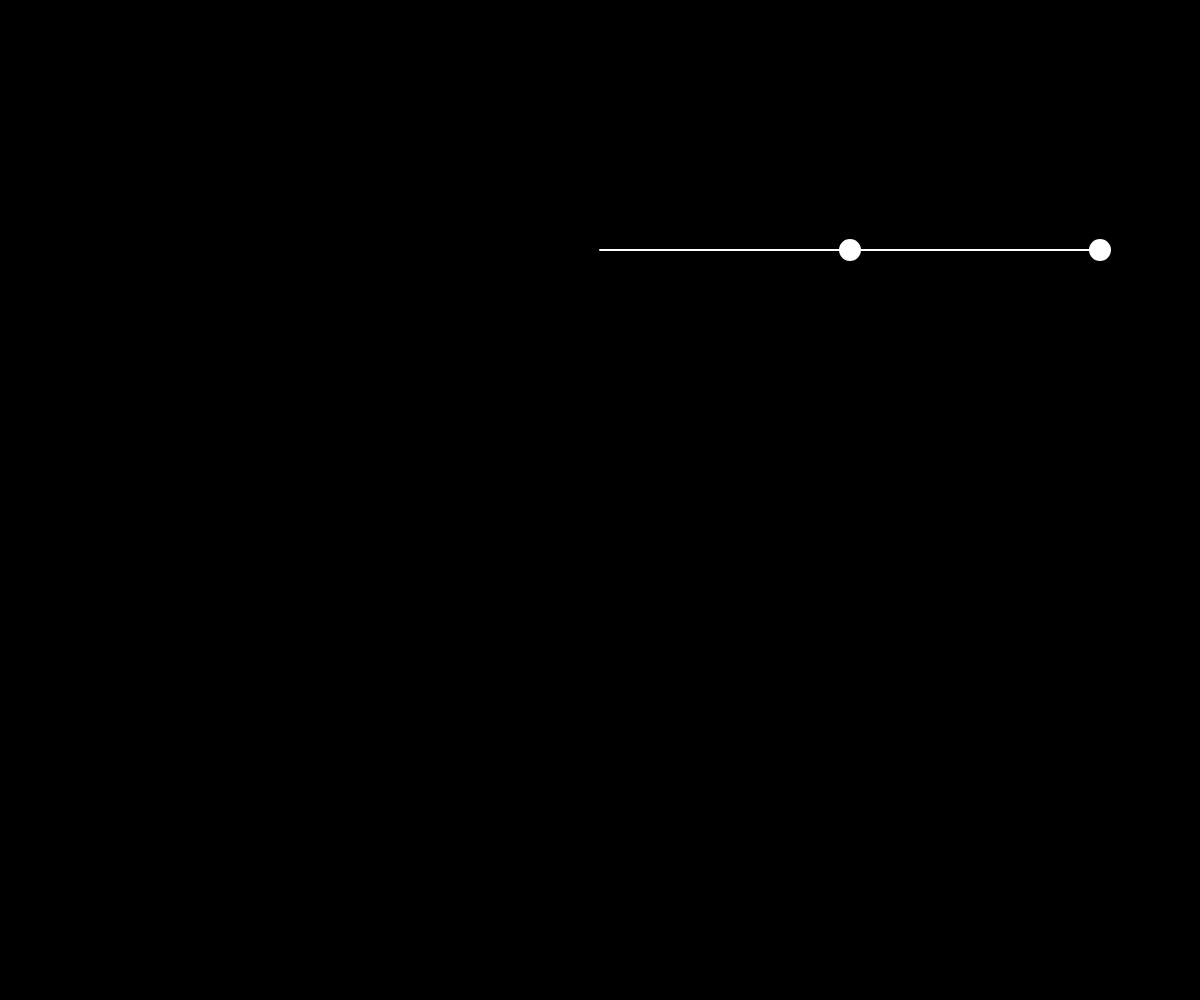
Frame 1 (no input)
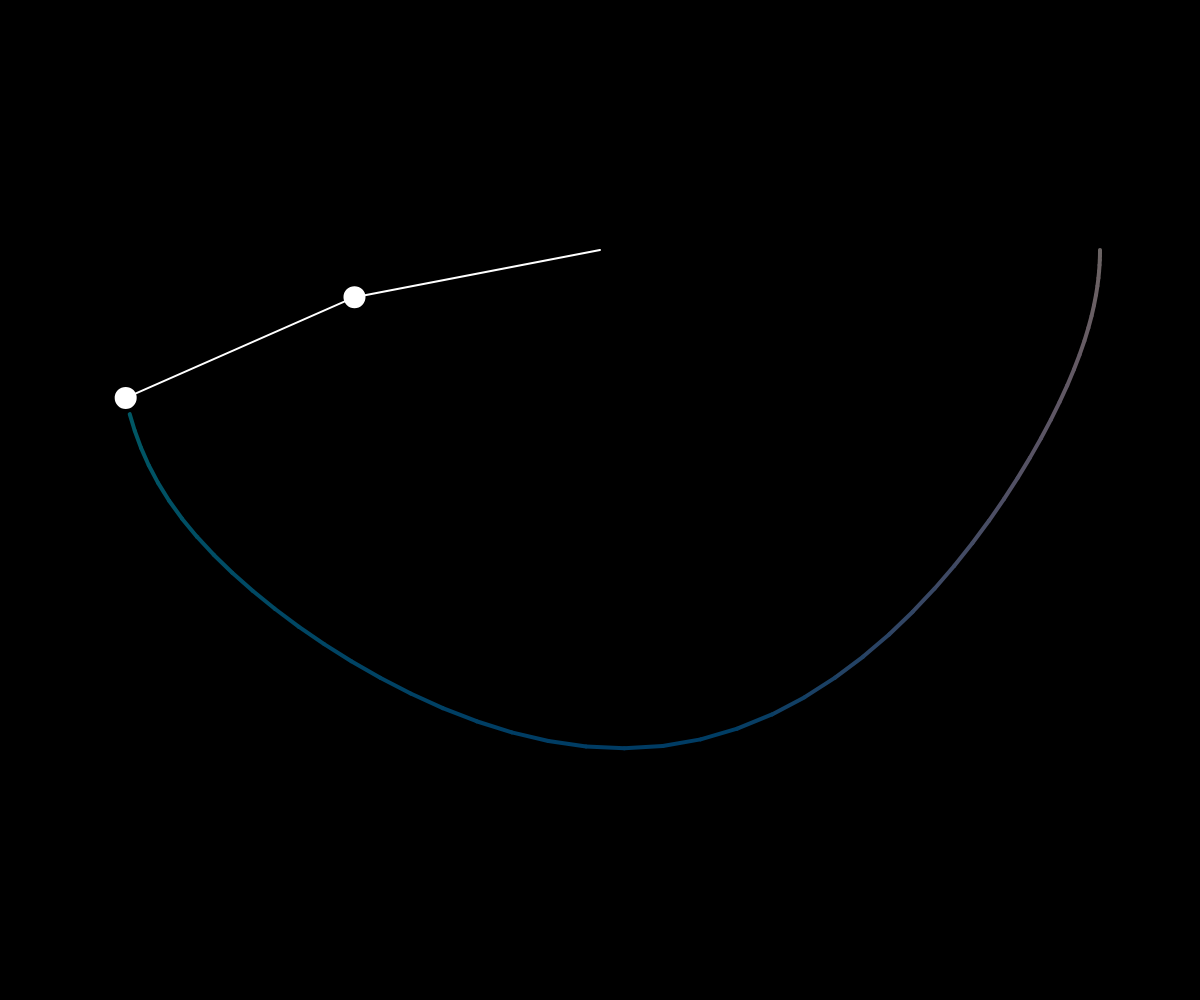
Frame 60 (no input)
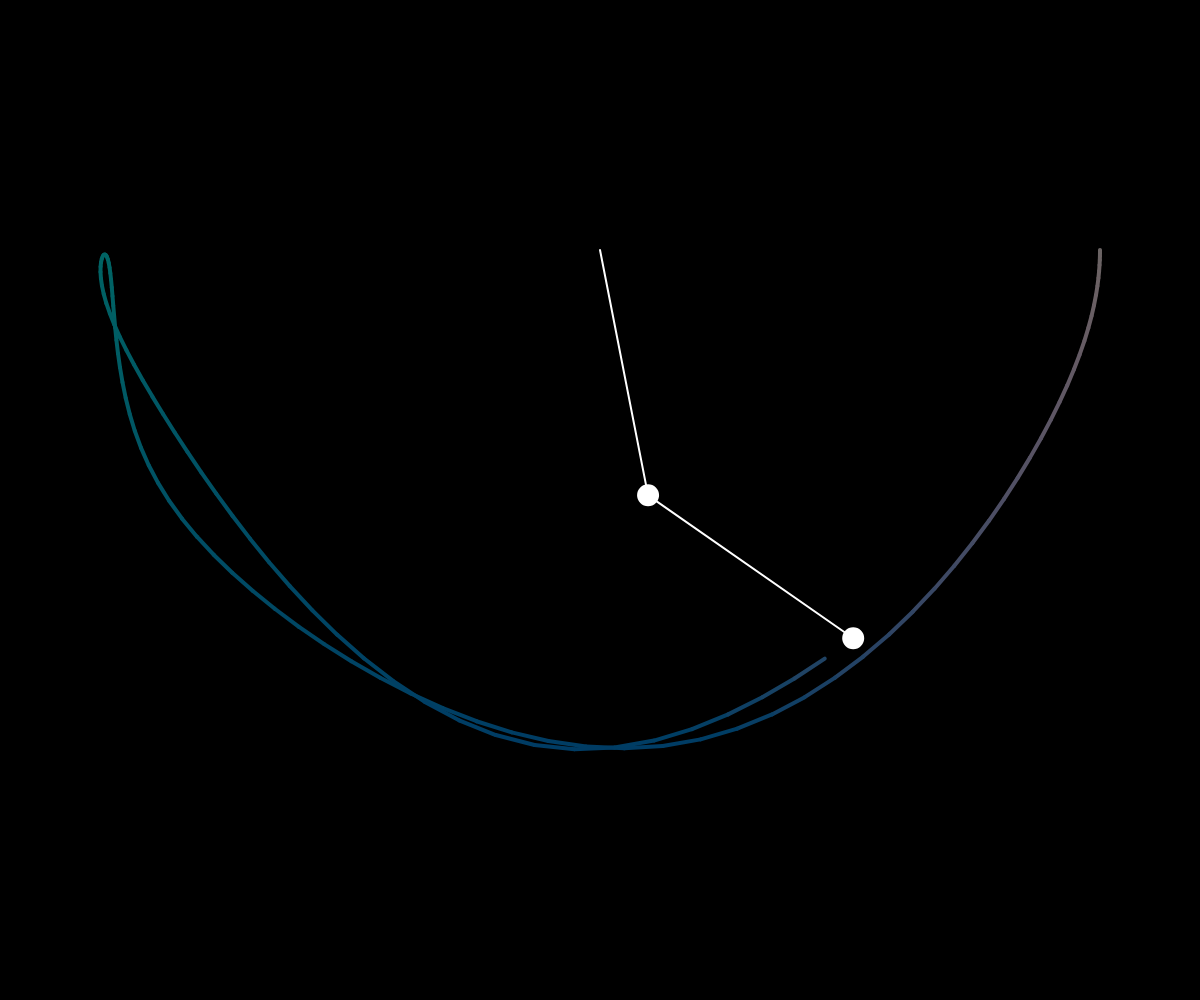
Frame 120 (the mouse pressed at the canvas centre since frame 60)

The p5.js sketch that drew these frames (run headless with seeded random() and noise() and a simulated clock; from frame 60 on, the mouse is pressed at the canvas centre):

// p5.js sketch
// ── sketch.js
let r1 = 250,
  r2 = 250,
  m1 = 20,
  m2 = 20,
  a1 = 0,
  a2 = 0,
  a1v = 0,
  a2v = 0,
  a1a = 0.001,
  a2a = -0.0001,
  cx, cy;
let g = 1;
let pg;
let px = -999,
  py = -999;
function setup() {
  createCanvas(windowWidth, windowHeight);
  pg = createGraphics(windowWidth, windowHeight);
  cx = width / 2;
  cy = height/4;
  pg.background(0);
  pg.translate(cx, cy);
  a1 = PI / 2;
  a2 = PI / 2;
}

function draw() {
  let num1 = -g * (2 * m1 + m2) * sin(a1);
  let num2 = -m2 * g * sin(a1 - 2 * a2);
  let num3 = -2 * sin(a1 - a2) * m2;
  let num4 = a2v * a2v * r2 + a1v * a1v * r1 * cos(a1 - a2);
  let den = r1 * (2 * m1 + m2 - m2 * cos(2 * a1 - 2 * a2));
  a1a = (num1 + num2 + num3 * num4) / den;
  num1 = 2 * sin(a1 - a2);
  num2 = (a1v * a1v * r1 * (m1 + m2))
  num3 = g * (m1 + m2) * cos(a1);
  num4 = a2v * a2v * r2 * m2 * cos(a1 - a2);
  den = r2 * (2 * m1 + m2 - m2 * cos(2 * a1 - 2 * a2));
  a2a = (num1 * (num2 + num3 + num4)) / den;
  //background(0);
  imageMode(CORNER);
  image(pg, 0, 0, width, height);
  stroke(255);
  strokeWeight(2);
  translate(cx, cy);
  let x1 = r1 * sin(a1);
  let y1 = r1 * cos(a1);
  let x2 = x1 + r2 * sin(a2);
  let y2 = y1 + r2 * cos(a2);
  line(0, 0, x1, y1);
  ellipse(x1, y1, m1, m1);
  line(x1, y1, x2, y2);
  ellipse(x2, y2, m2, m2);
  a1v += a1a;
  a2v += a2a;
  a1 += a1v;
  a2 += a2v;
  //a1v*=0.999; dumbing
  //a2v*=0.999;
  pg.strokeWeight(4);
  colorMode(HSB);
  let h = map(x2, 0, width, -30, 300);
  pg.stroke(h, map(y2, 0, height, 100, 20), 100);
  if (frameCount > 1) pg.line(px, py, x2, y2);
  px = x2;
  py = y2;
}
